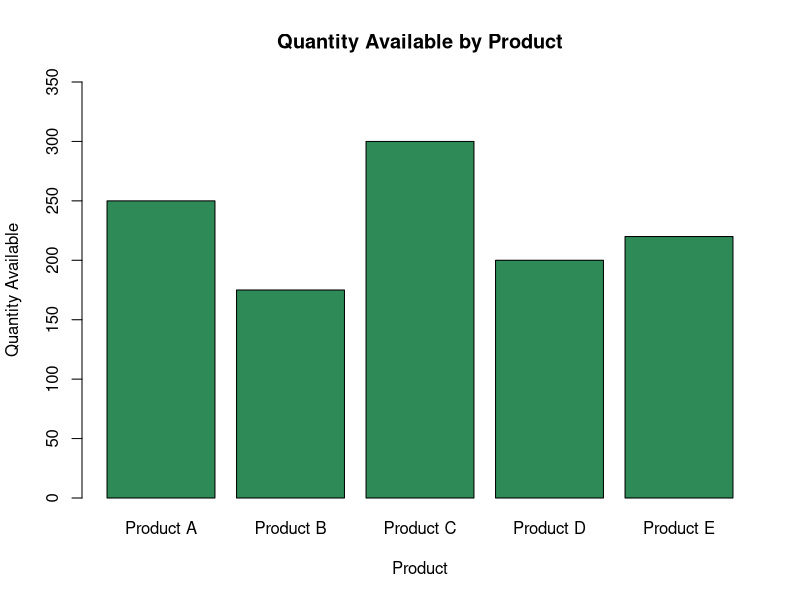

Source code (R):
# Set 4 - Q1: Bar chart of quantity available per product
product_name <- c("Product A","Product B","Product C","Product D","Product E")
quantity <- c(250, 175, 300, 200, 220)

barplot(quantity, names.arg = product_name,
        main = "Quantity Available by Product",
        xlab = "Product", ylab = "Quantity Available",
        col = "seagreen", ylim = c(0, max(quantity) + 50))
